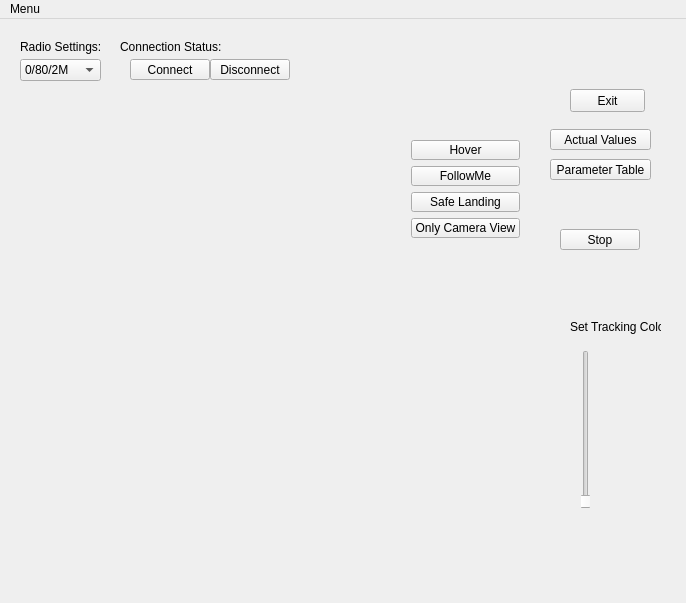
<?xml version="1.0" encoding="UTF-8"?>
<ui version="4.0">
 <class>MainWindow</class>
 <widget class="QMainWindow" name="MainWindow">
  <property name="geometry">
   <rect>
    <x>0</x>
    <y>0</y>
    <width>686</width>
    <height>603</height>
   </rect>
  </property>
  <property name="windowTitle">
   <string>MainWindow</string>
  </property>
  <widget class="QWidget" name="centralWidget">
   <widget class="QPushButton" name="exitApp">
    <property name="geometry">
     <rect>
      <x>570</x>
      <y>70</y>
      <width>75</width>
      <height>23</height>
     </rect>
    </property>
    <property name="text">
     <string>Exit</string>
    </property>
   </widget>
   <widget class="QPushButton" name="connectRadio">
    <property name="geometry">
     <rect>
      <x>130</x>
      <y>40</y>
      <width>80</width>
      <height>21</height>
     </rect>
    </property>
    <property name="text">
     <string>Connect</string>
    </property>
   </widget>
   <widget class="QPushButton" name="disconnectRadio">
    <property name="geometry">
     <rect>
      <x>210</x>
      <y>40</y>
      <width>80</width>
      <height>21</height>
     </rect>
    </property>
    <property name="text">
     <string>Disconnect</string>
    </property>
   </widget>
   <widget class="QComboBox" name="radioSettings_Options">
    <property name="geometry">
     <rect>
      <x>20</x>
      <y>40</y>
      <width>81</width>
      <height>22</height>
     </rect>
    </property>
    <property name="editable">
     <bool>false</bool>
    </property>
    <property name="currentIndex">
     <number>0</number>
    </property>
    <item>
     <property name="text">
      <string>0/80/2M</string>
     </property>
    </item>
    <item>
     <property name="text">
      <string>0/80/250K</string>
     </property>
    </item>
   </widget>
   <widget class="QLabel" name="radioSettings">
    <property name="geometry">
     <rect>
      <x>20</x>
      <y>20</y>
      <width>101</width>
      <height>16</height>
     </rect>
    </property>
    <property name="text">
     <string>Radio Settings:</string>
    </property>
   </widget>
   <widget class="QLabel" name="connectionStatus">
    <property name="geometry">
     <rect>
      <x>120</x>
      <y>20</y>
      <width>131</width>
      <height>16</height>
     </rect>
    </property>
    <property name="text">
     <string>Connection Status: </string>
    </property>
   </widget>
   <widget class="QWidget" name="gridLayoutWidget">
    <property name="geometry">
     <rect>
      <x>9</x>
      <y>269</y>
      <width>551</width>
      <height>281</height>
     </rect>
    </property>
    <layout class="QGridLayout" name="Layout_CameraView"/>
   </widget>
   <widget class="QWidget" name="verticalLayoutWidget">
    <property name="geometry">
     <rect>
      <x>400</x>
      <y>110</y>
      <width>131</width>
      <height>120</height>
     </rect>
    </property>
    <layout class="QVBoxLayout" name="layout_Modes">
     <item>
      <widget class="QPushButton" name="pushButton_hoverMode">
       <property name="text">
        <string>Hover</string>
       </property>
      </widget>
     </item>
     <item>
      <widget class="QPushButton" name="pushButton_FollowMeMode">
       <property name="text">
        <string>FollowMe</string>
       </property>
      </widget>
     </item>
     <item>
      <widget class="QPushButton" name="pushButton_SafeLandingMode">
       <property name="text">
        <string>Safe Landing</string>
       </property>
      </widget>
     </item>
     <item>
      <widget class="QPushButton" name="pushButton_CameraOnlyMode">
       <property name="text">
        <string>Only Camera View</string>
       </property>
      </widget>
     </item>
    </layout>
   </widget>
   <widget class="QWidget" name="horizontalLayoutWidget">
    <property name="geometry">
     <rect>
      <x>570</x>
      <y>320</y>
      <width>31</width>
      <height>181</height>
     </rect>
    </property>
    <layout class="QHBoxLayout" name="LayoutColorBars">
     <item>
      <widget class="QSlider" name="verticalSlider_hue">
       <property name="orientation">
        <enum>Qt::Vertical</enum>
       </property>
      </widget>
     </item>
    </layout>
   </widget>
   <widget class="QWidget" name="verticalLayoutWidget_2">
    <property name="geometry">
     <rect>
      <x>610</x>
      <y>350</y>
      <width>41</width>
      <height>31</height>
     </rect>
    </property>
    <layout class="QVBoxLayout" name="Layout_TrackingColor"/>
   </widget>
   <widget class="QLabel" name="setColor">
    <property name="geometry">
     <rect>
      <x>570</x>
      <y>300</y>
      <width>91</width>
      <height>16</height>
     </rect>
    </property>
    <property name="text">
     <string>Set Tracking Color</string>
    </property>
   </widget>
   <widget class="QLabel" name="Hue_Num">
    <property name="geometry">
     <rect>
      <x>610</x>
      <y>320</y>
      <width>41</width>
      <height>29</height>
     </rect>
    </property>
    <property name="text">
     <string/>
    </property>
   </widget>
   <widget class="QLabel" name="display_ConnectionStatus">
    <property name="geometry">
     <rect>
      <x>220</x>
      <y>20</y>
      <width>71</width>
      <height>16</height>
     </rect>
    </property>
    <property name="text">
     <string/>
    </property>
   </widget>
   <widget class="QPushButton" name="pushButton_Stop">
    <property name="geometry">
     <rect>
      <x>560</x>
      <y>210</y>
      <width>80</width>
      <height>21</height>
     </rect>
    </property>
    <property name="text">
     <string>Stop</string>
    </property>
   </widget>
   <widget class="QPushButton" name="pushButton_ActualValues">
    <property name="geometry">
     <rect>
      <x>550</x>
      <y>110</y>
      <width>101</width>
      <height>21</height>
     </rect>
    </property>
    <property name="text">
     <string>Actual Values</string>
    </property>
   </widget>
   <widget class="QPushButton" name="pushButton_ParameterTable">
    <property name="geometry">
     <rect>
      <x>550</x>
      <y>140</y>
      <width>101</width>
      <height>21</height>
     </rect>
    </property>
    <property name="text">
     <string>Parameter Table</string>
    </property>
   </widget>
  </widget>
  <widget class="QMenuBar" name="menuBar">
   <property name="geometry">
    <rect>
     <x>0</x>
     <y>0</y>
     <width>686</width>
     <height>20</height>
    </rect>
   </property>
   <widget class="QMenu" name="menuFollowMeFle">
    <property name="title">
     <string>Menu</string>
    </property>
    <addaction name="actionExit"/>
   </widget>
   <addaction name="menuFollowMeFle"/>
  </widget>
  <action name="actionExit">
   <property name="text">
    <string>Exit</string>
   </property>
  </action>
 </widget>
 <layoutdefault spacing="6" margin="11"/>
 <resources/>
 <connections/>
</ui>
